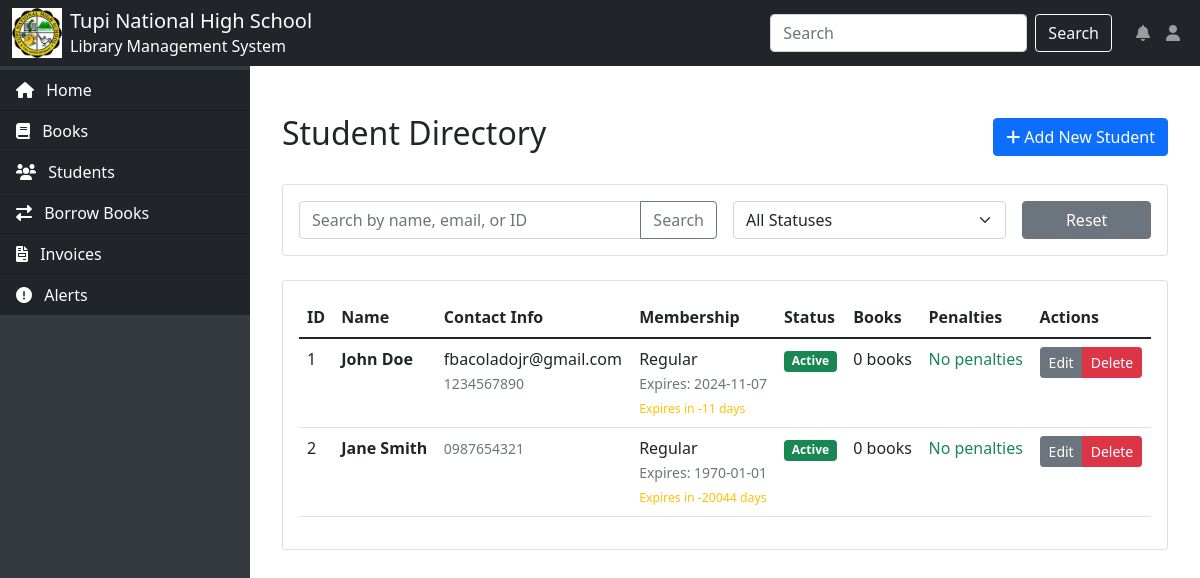
Page /students.php on the committed database.
### tables this page shows
CREATE TABLE `students` (
  `student_id` int(11) NOT NULL,
  `first_name` varchar(50) NOT NULL,
  `middle_name` varchar(50) DEFAULT NULL,
  `last_name` varchar(50) NOT NULL,
  `address` text DEFAULT NULL,
  `contact_number` varchar(15) DEFAULT NULL,
  `photo_path` varchar(255) DEFAULT NULL,
  `created_at` datetime DEFAULT current_timestamp(),
  `membership_status` enum('active','expired','suspended') DEFAULT 'active',
  `membership_expiry` date DEFAULT NULL,
  `max_books` int(11) DEFAULT 3,
  `current_borrowed` int(11) DEFAULT 0,
  `total_penalties` decimal(10,2) DEFAULT 0.00,
  `membership_type` enum('regular','premium','vip') DEFAULT 'regular',
  `email` varchar(255) DEFAULT NULL
);

### students.php (the view, shortened to what this page needs)
<?php
include 'config.php';
include 'header.php';
$search = isset($_GET['search']) ? mysqli_real_escape_string($conn, $_GET['search']) : '';
$query = "SELECT
            student_id,
            first_name,
            last_name,
            email,
            contact_number,
            membership_status,
            membership_type,
            membership_expiry,
            current_borrowed,
            total_penalties,
            created_at
          FROM students
          WHERE 1=1";
$query .= " ORDER BY created_at DESC";
$result = mysqli_query($conn, $query);
?>
<div class="container mt-4">
    <div class="d-flex justify-content-between align-items-center mb-4">
        <h2>Student Directory</h2>
        <a href="add_student.php" class="btn btn-primary">
            <i class="fas fa-plus"></i> Add New Student
        </a>
    </div>
    <div class="card mb-4">
        <div class="card-body">
            <form method="GET" class="row g-3">
                <div class="col-md-6">
                    <div class="input-group">
                        <input type="text" name="search" class="form-control"
                               placeholder="Search by name, email, or ID"
                               value="<?php echo htmlspecialchars($search); ?>">
                        <button class="btn btn-outline-secondary" type="submit">Search</button>
                    </div>
                </div>
                <div class="col-md-4">
                    <select name="status" class="form-select" onchange="this.form.submit()">
                        <option value="">All Statuses</option>
                    </select>
                </div>
                <div class="col-md-2">
                    <a href="students.php" class="btn btn-secondary w-100">Reset</a>
                </div>
            </form>
        </div>
    </div>
    <div class="card">
        <div class="card-body">
            <div class="table-responsive">
                <table class="table table-hover">
                    <thead>
                        <tr>
                            <th>ID</th>
                            <th>Name</th>
                            <th>Contact Info</th>
                            <th>Membership</th>
                            <th>Status</th>
                            <th>Books</th>
                            <th>Penalties</th>
                            <th>Actions</th>
                        </tr>
                    </thead>
                    <tbody>
                        <?php while ($row = mysqli_fetch_assoc($result)):
                            $status_class = 'bg-success';
                            $expiry_warning = '';
                            if ($row['membership_status'] === 'active') {
                                $days_until_expiry = floor((strtotime($row['membership_expiry']) - time()) / (60 * 60 * 24));
                                if ($days_until_expiry <= 7) {
                                    $expiry_warning = '<br><small class="text-warning">Expires in ' . $days_until_expiry . ' days</small>';
                                }
                            }
                        ?>
                            <tr>
                                <td><?php echo htmlspecialchars($row['student_id']); ?></td>
                                <td>
                                    <div class="fw-bold"><?php echo htmlspecialchars($row['first_name'] . ' ' . $row['last_name']); ?></div>
                                </td>
                                <td>
                                    <div><?php echo htmlspecialchars($row['email']); ?></div>
                                    <small class="text-muted"><?php echo htmlspecialchars($row['contact_number']); ?></small>
                                </td>
                                <td>
                                    <?php echo ucfirst(htmlspecialchars($row['membership_type'])); ?>
                                    <br>
                                    <small class="text-muted">
                                        Expires: <?php echo date('Y-m-d', strtotime($row['membership_expiry'])); ?>
                                        <?php echo $expiry_warning; ?>
                                    </small>
                                </td>
                                <td>
                                    <span class="badge <?php echo $status_class; ?>">
                                        <?php echo ucfirst(htmlspecialchars($row['membership_status'])); ?>
                                    </span>
                                </td>
                                <td>
                                    <div><?php echo $row['current_borrowed']; ?> books</div>
                                </td>
                                <td>
                                    <?php if ($row['total_penalties'] > 0): ?>
                                        <span class="text-danger">$<?php echo number_format($row['total_penalties'], 2); ?></span>
                                    <?php else: ?>
                                        <span class="text-success">No penalties</span>
                                    <?php endif; ?>
                                </td>
                                <td>
                                    <div class="btn-group">
                                        <button type="button"
                                                class="btn btn-sm btn-secondary edit-btn"
                                                data-id="<?php echo htmlspecialchars($row['student_id']); ?>"
                                                data-first-name="<?php echo htmlspecialchars($row['first_name']); ?>"
                                                data-last-name="<?php echo htmlspecialchars($row['last_name']); ?>"
                                                data-email="<?php echo htmlspecialchars($row['email']); ?>"
                                                data-contact="<?php echo htmlspecialchars($row['contact_number']); ?>"
                                                data-status="<?php echo htmlspecialchars($row['membership_status']); ?>"
                                                data-type="<?php echo htmlspecialchars($row['membership_type']); ?>"
                                                data-expiry="<?php echo htmlspecialchars($row['membership_expiry']); ?>">
                                            Edit
                                        </button>
                                        <a href="students.php?delete=<?php echo htmlspecialchars($row['student_id']); ?>"
                                           class="btn btn-sm btn-danger"
                                           onclick="return confirm('Are you sure you want to delete this student?')">
                                            Delete
                                        </a>
                                    </div>
                                </td>
                            </tr>
                        <?php endwhile; ?>
                    </tbody>
                </table>
            </div>
        </div>
    </div>
</div>
<?php include 'footer.php'; ?>

### rows in the picture
students: student_id "1", first_name+last_name "John Doe", email "fbacoladojr@gmail.com", contact_number "1234567890", membership_type "Regular", membership_expiry "2024-11-07", membership_expiry "-11", membership_status "Active", current_borrowed "0", total_penalties "No penalties"
students: student_id "2", first_name+last_name "Jane Smith", contact_number "0987654321", membership_type "Regular", membership_expiry "1970-01-01", membership_expiry "-20044", membership_status "Active", current_borrowed "0", total_penalties "No penalties"
